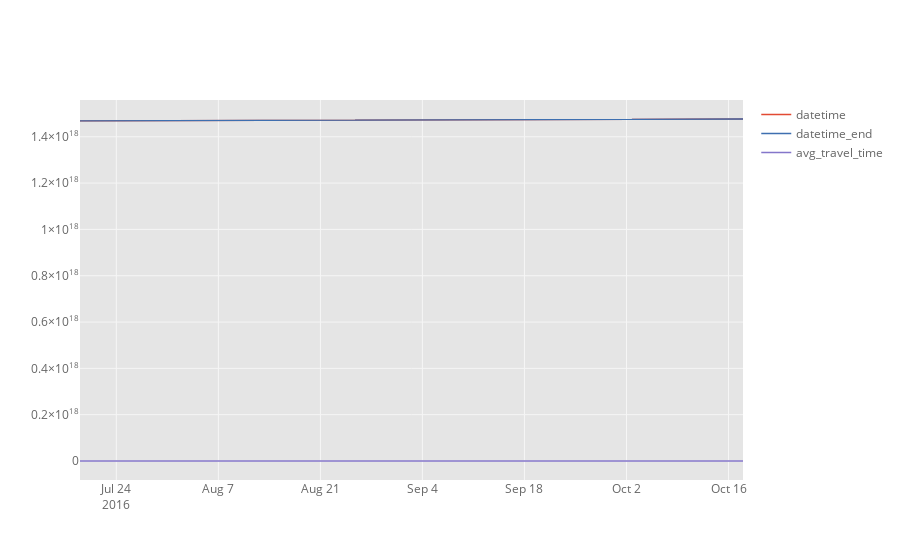

Notebook code for this chart:
### Code cell
#series_A2_cut
cf.set_config_file(offline=False, world_readable=True, theme='ggplot')

#df = cf.datagen.lines()
series_A2_cut.head()
series_A2_cut.iplot(kind='scatter', filename='cufflinks/index-as-date')

### Figure 1 — Plotly figure (JSON) as saved in the notebook; plotly's stock layout.template omitted (floating-point values rounded to 4 significant figures; data arrays with more than 128 entries replaced by an {"elided": "..."} marker saying what was removed)
{"data": [{"line": {"color": "rgba(226, 74, 51, 1.0)", "dash": "solid", "width": 1.3}, "mode": "lines", "name": "datetime", "text": "", "type": "scatter", "x": {"elided": "5965 str values"}, "y": {"elided": "5965 int values"}}, {"line": {"color": "rgba(62, 111, 176, 1.0)", "dash": "solid", "width": 1.3}, "mode": "lines", "name": "datetime_end", "text": "", "type": "scatter", "x": {"elided": "5965 str values"}, "y": {"elided": "5965 int values"}}, {"line": {"color": "rgba(132, 118, 202, 1.0)", "dash": "solid", "width": 1.3}, "mode": "lines", "name": "avg_travel_time", "text": "", "type": "scatter", "x": {"elided": "5965 str values"}, "y": {"elided": "5965 float values"}}], "layout": {"legend": {"bgcolor": "#FFFFFF", "font": {"color": "#666666"}}, "paper_bgcolor": "#FFFFFF", "plot_bgcolor": "#E5E5E5", "titlefont": {"color": "#151516"}, "xaxis1": {"gridcolor": "#F6F6F6", "showgrid": true, "tickfont": {"color": "#666666"}, "title": "", "titlefont": {"color": "#666666"}, "zerolinecolor": "#F6F6F6"}, "yaxis1": {"gridcolor": "#F6F6F6", "showgrid": true, "tickfont": {"color": "#666666"}, "title": "", "titlefont": {"color": "#666666"}, "zerolinecolor": "#F6F6F6"}}}
